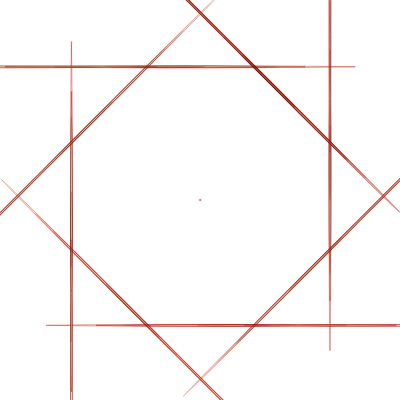
Frame 1 (no input)
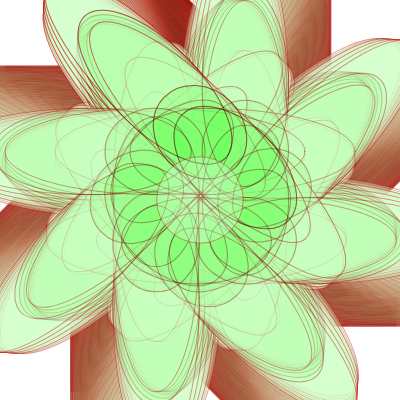
Frame 60 (no input)
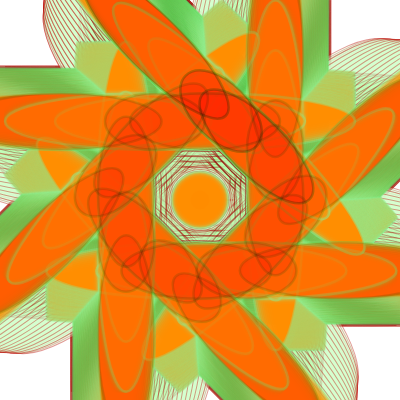
Frame 120 (the mouse pressed at the canvas centre since frame 60)

The p5.js sketch that drew these frames (run headless with seeded random() and noise() and a simulated clock; from frame 60 on, the mouse is pressed at the canvas centre):

// p5.js sketch
// ── sketch.js
let numCircles=10;
let numRects=20;
let moveRadius=0;
let growingRadius=true;
let weekDayCounter=0
let colorOptions=["#90EE9056","#00FF5677","#FF8C0059","#FD3A3C7A","#BD070366","#D5FFCE56"];
let colorChoice=0;
let weekDays=["Monday: 3m","Tuesday: 58 m","Wednesday: 2h 12m","Thursday: 1h 52m","Friday: 52m", "Saturday: 27m","Sunday: 9m"];
let targetRadius=0;
let switchDayNow=false;
let speed=1


function decideMainColorAndRadius(){
  dayOfWeek=weekDayCounter;
  if (dayOfWeek==0){ //monday
    colorChoice=5; //3m, lightest green
    targetRadius=100;
    speed=1.8;
    noStroke();
    stroke(colorOptions[4]);
  }
  if (dayOfWeek==1){ //tuesday
    colorChoice=2; //58m, orange
    targetRadius=220;
    speed=1.3;
    strokeWeight(2.5);
    stroke(colorOptions[0]);
  }
  if (dayOfWeek==2){ //wednesday
    colorChoice=4; //2h 12m, dark red
    targetRadius=450;
    speed=1.1;
    strokeWeight(6);
    stroke(colorOptions[2]);
  }
  if (dayOfWeek==3){ //thursday
    colorChoice=3;//1h 52 m, light red
    targetRadius=310;
    speed=1.2;
    strokeWeight(4.5);
    stroke(colorOptions[5]);
  }
  if (dayOfWeek==4){ //friday
    colorChoice=2; //52 m, orange
    targetRadius=220;
    speed=1.4;
    strokeWeight(2.5);
    stroke(colorOptions[0]);
  }
  if (dayOfWeek==5){ //saturday
    colorChoice=1; //27 m, neutral green
    targetRadius=150;
    speed=1.7;
    strokeWeight(2);
    stroke(colorOptions[2]);
    
  }if (dayOfWeek==6){ //sunday
    colorChoice=0; //9 m, lightest green
    targetRadius=100;
    speed=1.8;
    noStroke();
    stroke(colorOptions[2]);
  }
  
}

function nextDay(){
  weekDayCounter++;
  if (weekDayCounter >= weekDays.length) {
      weekDayCounter = 0;
  }
  decideMainColorAndRadius();
  growingRadius=moveRadius<targetRadius;
  print(weekDays[weekDayCounter]);

  
}


function setup() {
  createCanvas(400, 400);
  decideMainColorAndRadius();
  print(weekDays[weekDayCounter]);
}

function draw() {
  //background(220);

  currentSpeed=speed;
  
  if (growingRadius==true){
    moveRadius+=currentSpeed;
    if (moveRadius>=targetRadius){
       growingRadius=false;
    }
  }else{
    if (currentSpeed>1.5){
      currentSpeed*=2;
    }if (currentSpeed<1.5){
      currentSpeed*=4;
    }
    moveRadius-=currentSpeed;
    if (moveRadius<=10){
      growingRadius=true;
      switchDayNow=true;
    }
    
    if (switchDayNow){
      switchDayNow=false;
      nextDay();
    }
  }
  
  // //rectangles
  // push();
  // rotate(radians(45));
  // translate(50,-270);
  // blendMode(DIFFERENCE);
  // for (let i=0;i<numRects;i++){
  //   rect(i*40,i*50,-moveRadius,targetRadius);
  //   rect(width-i*40,i*30,moveRadius,targetRadius*-1);
  //   // rect(150,i*40,-moveRadius,targetRadius);
  //   }
  // pop();
  
  //inverse Circles in background
  fill(colorOptions[colorChoice]);
  push();
  translate(5,65);
    for (let i=1;i<numCircles;i++) {
    translate(150,-100);
    // scale(currentSpeed);
    rotate(radians(45));
    ellipse(200,moveRadius,300,moveRadius);
    ellipse(moveRadius,moveRadius,300,moveRadius);
    ellipse(150,moveRadius,300,moveRadius);
  }
  pop();
  
  
  //flower
  fill(colorOptions[colorChoice]);
  push();
  translate(5,65);
  blendMode(MULTIPLY);
  for (let i=1;i<numCircles;i++) {
    translate(150,-100);
    rotate(radians(45));
    ellipse(200,moveRadius,150,moveRadius);
    ellipse(moveRadius,moveRadius,200,moveRadius);
    ellipse(150,moveRadius,100,moveRadius);
  }
  pop();
  circle(200,200,moveRadius);
    

//   for (let i=1;i<numCircles;i++) {
//     circle(i*45,i*45,i+moveRadius);
//     circle(width-i*45,i*45,i+moveRadius);
    
//  }

  
}
